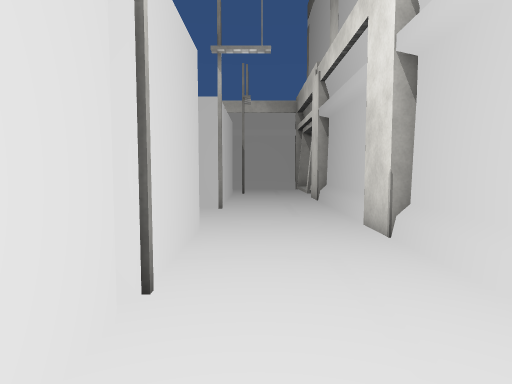
view 1 (above)

24 first-person views from a walk through a scene from a Unity 3-D project. The camera is 1.4 m above the floor, tilts 4° down and sees 75° across. The floor is counted in squares, 1 m on a side. Each view is taken from the middle of a square. On the plan, view 1 faces up. The plan holds only what a view shows up to about 15 squares ahead; the rest is blank. The place goes on beyond the plan. The player is left out. Surface patterns are stand-ins for the level's own textures.

view 2
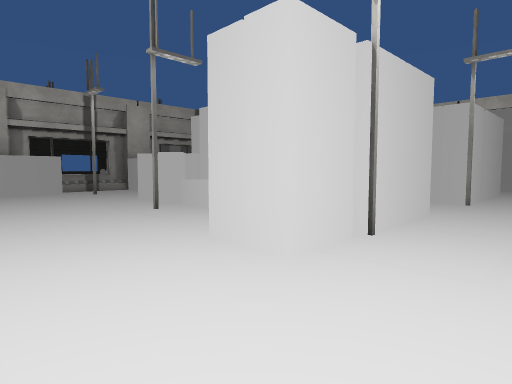

view 3
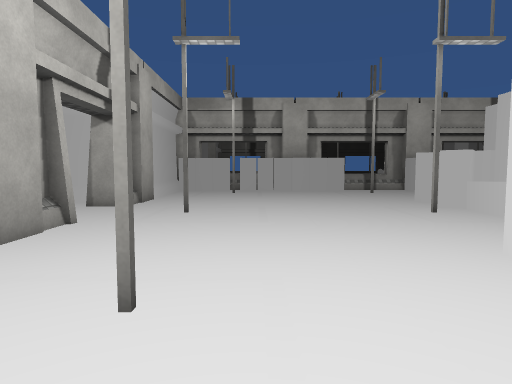

view 4
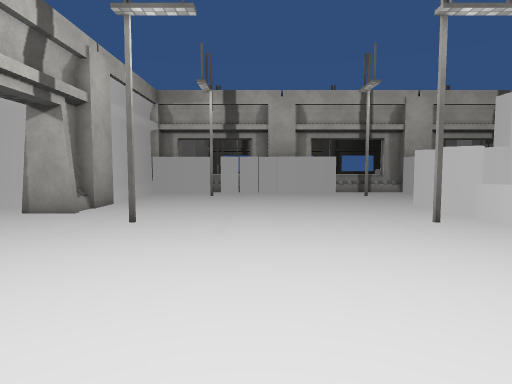

view 5
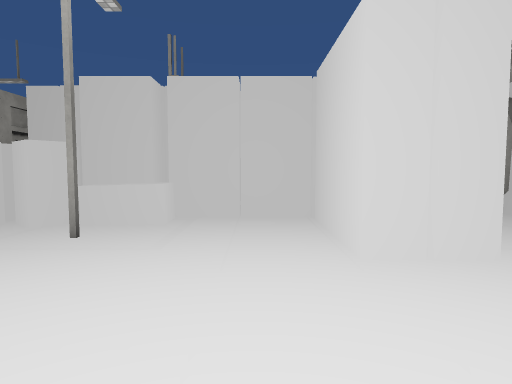

view 6
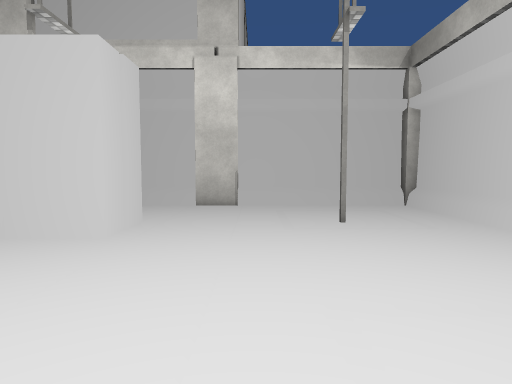

view 7
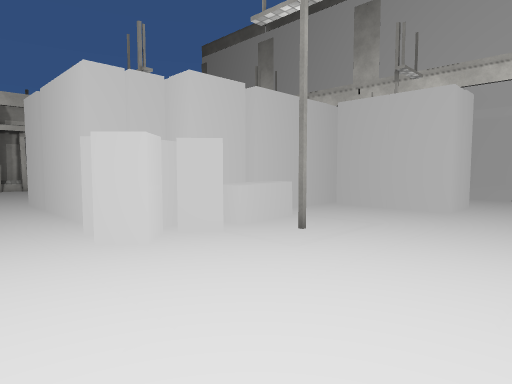

view 8
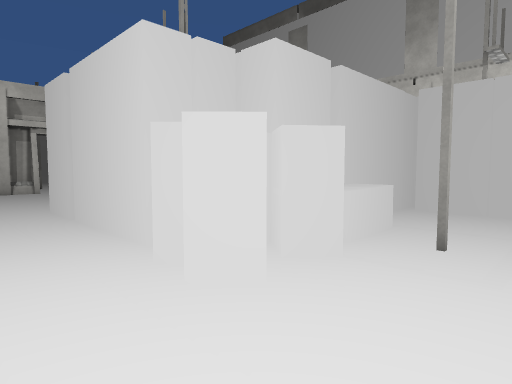

view 9
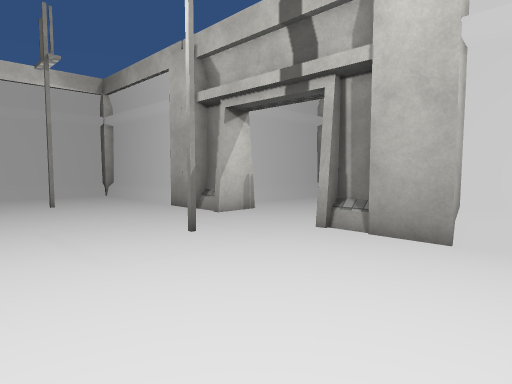

view 10
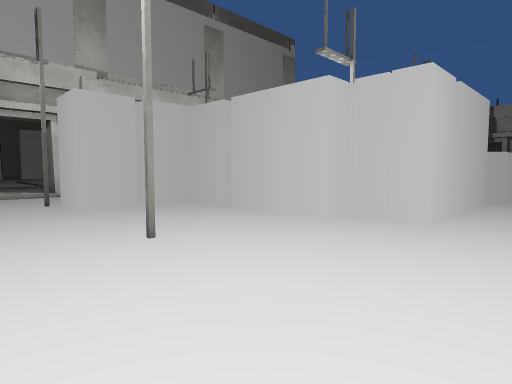

view 11
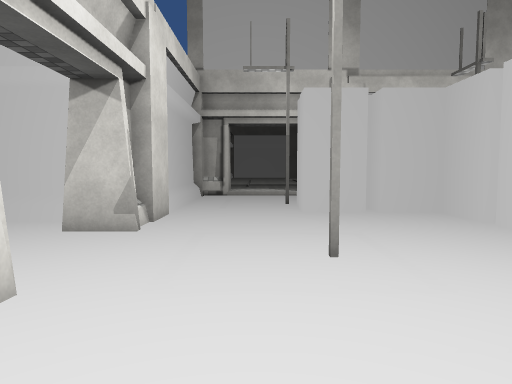

view 12
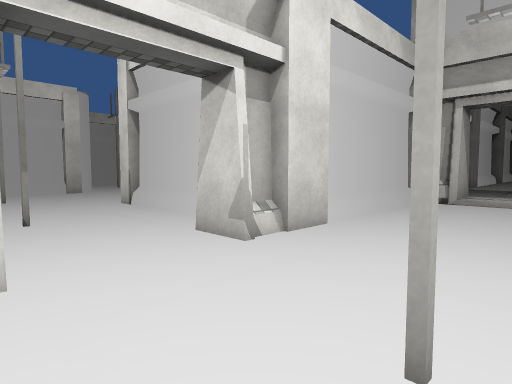

view 13
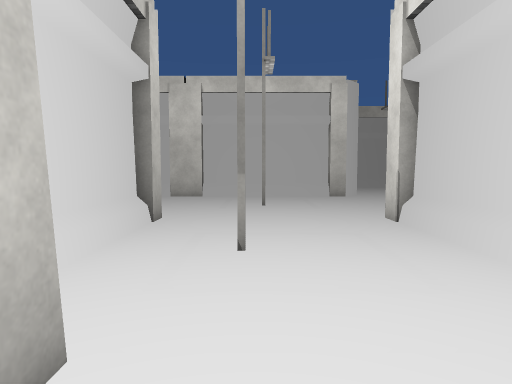

view 14
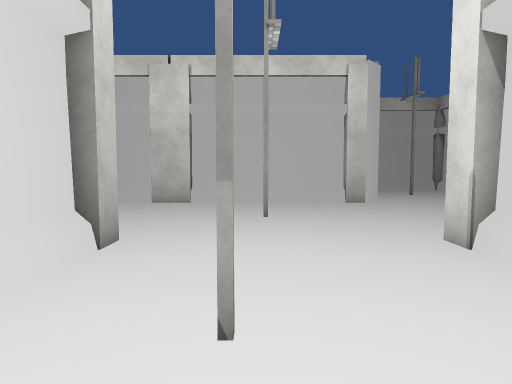

view 15
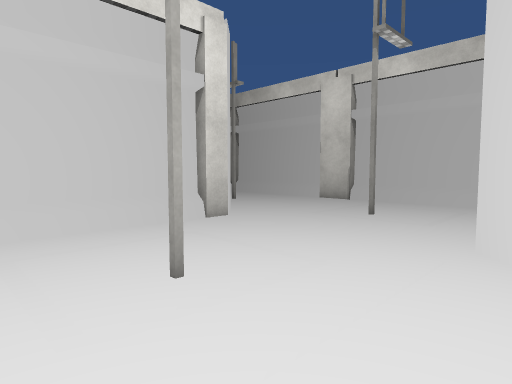

view 16
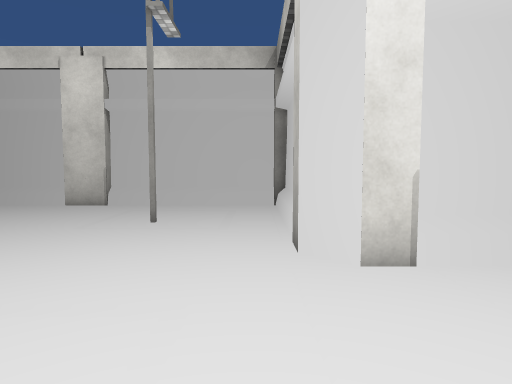

view 17
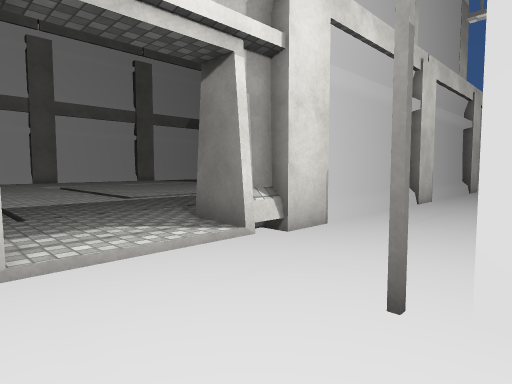

view 18
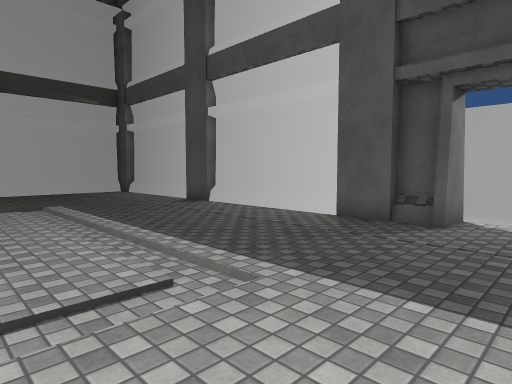

view 19
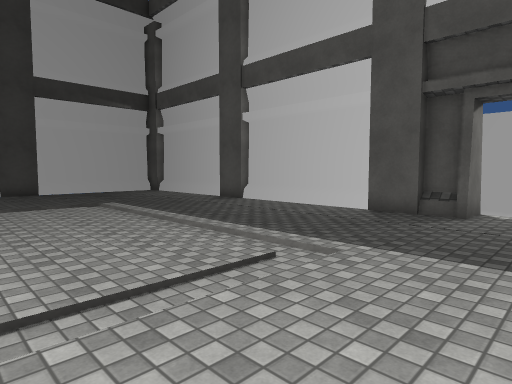

view 20
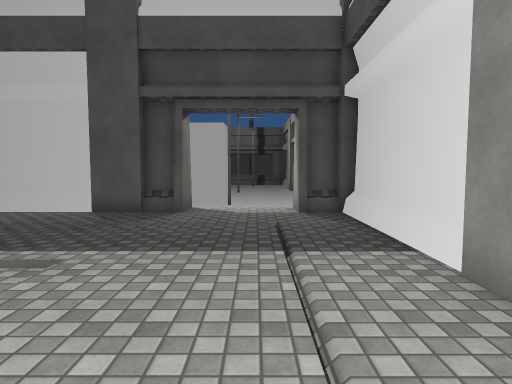

view 21
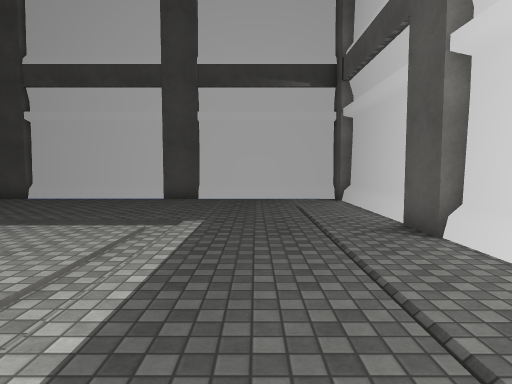

view 22
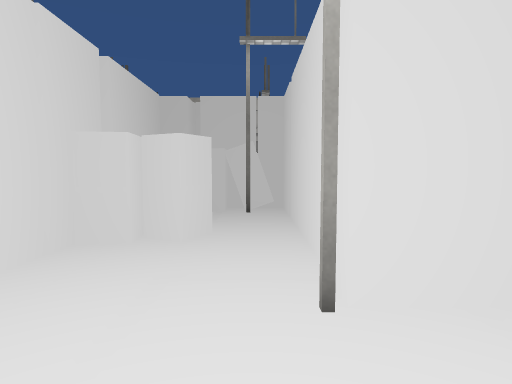

view 23
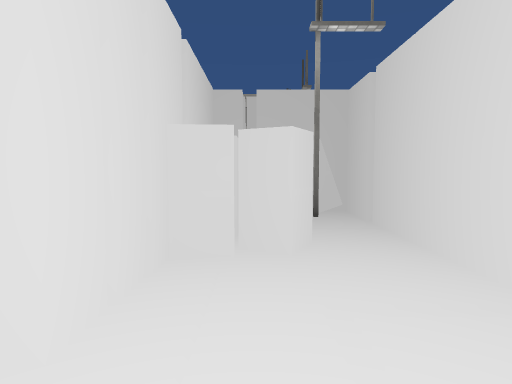

view 24
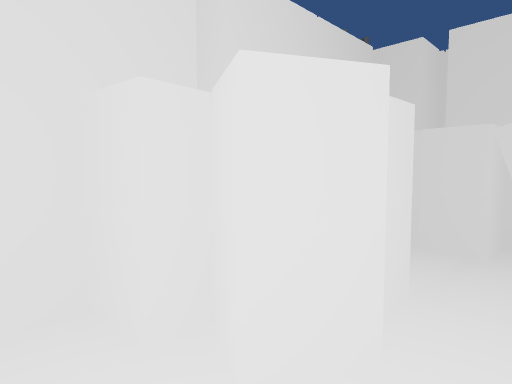

### Floor plan
Key: @ floor where view 1 was taken; # wall or solid block; . main floor; : floor 0.25 m higher than the main floor; O other object.
Columns run from 15 left of view 1 to 15 right of it. Each row starts with its distance up from view 1.
 41              .....#
 40   OO      O ......O
 39 ##OO######OO......O
 38  .................#
 37  .................#
 36   ............#...#
 35   ....#...........#
 34   ................#
 33    ...............#
 32     ......OO ######
 31   OO......O
 30    #......#
 29    #......#
 28    #..#...#
 27    #......#
 26     ......#
 25     ......#
 24     #....# O              OO
 23    O ....#OO##############
 22 . ................##:::::::::
 21   ................:::::::::::
 20 ..................:::::::::::::
 19 ......#...........:::::::::::::
 18 ............OOO...:::::::::::::
 17  ...........OO....##:::::::::::
 16  ...........OO....OO::::::::::
 15  ...........OO....OO::::::::::
 14  ....OOOOOOOOO....##::::::::::
 13  ..OOO        O...##::::::::::
 12  ..O OOOOOOOOOO...##::::::::::
 11  ..O OO...........##::::::::::
 10  ..O OO.O.O.......##::::::::::
  9  ..OOOO.OOO.......##::::::::::
  8  ..O OOOOOOO......OO::::::::::
  7  ..OOO O O OOO....OO::::::::::
  6  ..OOOOOOOOOOO....##:::::::::::
  5 ...OOOOOO...OOO...##:::::::::::
  4 ..OOOOOOO...O O...##:::::::::::
  3 ............OOO...##:::::::::::
  2 ............O O...##:::::::::::
  1 ............OO....##:::::::::::
  0 ...............@..OO:::::::::::
 -1 ..................O        O
 -2 ..................#
 -3 ..................#
 -4 ..............#...#
 -5 ......#...........#
 -6  .................#
 -7 ..................#
 -8 ##  #....#  #######

Where each view was taken, in squares from view 1:
view 1: 0 up, 0 right, facing up
view 2: 3 down, 2 right, facing up-left
view 3: 3 down, 2 right, facing left
view 4: 2 down, 0 right, facing left
view 5: 4 down, 5 left, facing up
view 6: 2 down, 10 left, facing right
view 7: 2 down, 15 left, facing up-right
view 8: 1 up, 15 left, facing up-right
view 9: 1 down, 15 left, facing down-right
view 10: 22 up, 15 left, facing down-right
view 11: 20 up, 14 left, facing right
view 12: 18 up, 11 left, facing up-right
view 13: 22 up, 9 left, facing up
view 14: 25 up, 9 left, facing up
view 15: 31 up, 11 left, facing up-right
view 16: 33 up, 10 left, facing right
view 17: 22 up, 2 left, facing down-right
view 18: 20 up, 13 right, facing down-left
view 19: 20 up, 15 right, facing down-left
view 20: 20 up, 15 right, facing left
view 21: 15 up, 8 right, facing down
view 22: 11 up, 2 right, facing left
view 23: 9 up, 1 right, facing left
view 24: 11 up, 3 left, facing down-left
